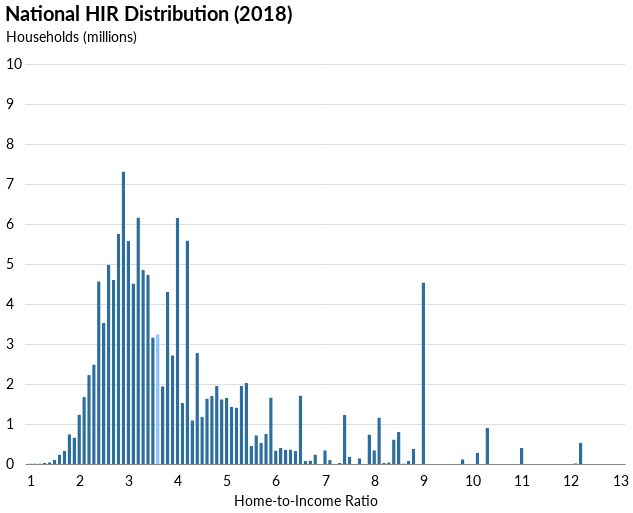

Source (notebook cell):
### Markdown cell above
#### 2018 Distribution
*w/ y-axis lines & labels

### Code cell
df = pd.DataFrame(yrs_dict[2018]['bins'].items(), columns=['Bins', 'Counts']).sort_values(['Bins'])
df = df[df.Bins < 13]  # Removing outliers to maintain consistent axes dimensions

chart = alt.Chart(counts_df, title='National HIR Distribution (2018)'
                 ).mark_bar(size=3.5, cornerRadiusTopLeft=1, cornerRadiusTopRight=1
                 ).encode(x=alt.X('Bins', title='Home-to-Income Ratio', scale=alt.Scale(domain=[1,13]), axis=alt.Axis(values=list(range(1,14)))), 
                          y=alt.Y('Counts:Q', title='Households (millions)', scale=alt.Scale(domain=[0,10])),
                          color=alt.condition(alt.datum.Bins == yrs_dict[year]['med'], 
                                              alt.value('#89c3ff'), 
                                              alt.value('#2d6e9f')))

chart

### Figure 1 — Vega-Lite specification as saved in the notebook (floating-point values rounded to 4 significant figures)
{"width": 600, "height": 400, "background": "white", "config": {"title": {"fontSize": 20, "anchor": "start", "font": "Lato", "offset": 5}, "axisX": {"grid": false, "labelFont": "Lato", "labelFontSize": 14, "labelAngle": 0, "labelPadding": 10, "ticks": false, "tickSize": 5, "title": null, "titleFont": "Lato", "titleFontSize": 14, "titleFontWeight": "light", "titleY": 30, "titleX": 280}, "axisY": {"grid": true, "gridOpacity": 1, "labelFont": "Lato", "labelFontSize": 14, "labelLimit": 100, "labelAlign": "left", "labelPadding": 20, "ticks": false, "title": null, "titleFont": "Lato", "titleFontWeight": "normal", "titleFontSize": 14, "titleAlign": "left", "titleAngle": 0, "titleY": -20, "titleX": -20, "domainWidth": 0}, "view": {"strokeOpacity": 0}}, "data": {"name": "data-b840ff7d5fe07b4ff6ecb51938e5bf1e"}, "mark": {"type": "bar", "cornerRadiusTopLeft": 1, "cornerRadiusTopRight": 1, "size": 3.5}, "encoding": {"color": {"condition": {"value": "#89c3ff", "test": "(datum.Bins === 3.6)"}, "value": "#2d6e9f"}, "x": {"type": "quantitative", "axis": {"values": [1, 2, 3, 4, 5, 6, 7, 8, 9, 10, 11, 12, 13]}, "field": "Bins", "scale": {"domain": [1, 13]}, "title": "Home-to-Income Ratio"}, "y": {"type": "quantitative", "field": "Counts", "scale": {"domain": [0, 10]}, "title": "Households (millions)"}}, "title": "National HIR Distribution (2018)", "$schema": "https://vega.github.io/schema/vega-lite/v4.0.0.json", "datasets": {"data-b840ff7d5fe07b4ff6ecb51938e5bf1e": [{"Bins": 0.8, "Counts": 0.00103}, {"Bins": 0.9, "Counts": 0.001751}, {"Bins": 1.0, "Counts": 0.01482}, {"Bins": 1.1, "Counts": 0.01402}, {"Bins": 1.2, "Counts": 0.0149}, {"Bins": 1.3, "Counts": 0.02824}, {"Bins": 1.4, "Counts": 0.04595}, {"Bins": 1.5, "Counts": 0.1049}, {"Bins": 1.6, "Counts": 0.236}, {"Bins": 1.7, "Counts": 0.332}, {"Bins": 1.8, "Counts": 0.7424}, {"Bins": 1.9, "Counts": 0.6634}, {"Bins": 2.0, "Counts": 1.234}, {"Bins": 2.1, "Counts": 1.673}, {"Bins": 2.2, "Counts": 2.224}, {"Bins": 2.3, "Counts": 2.486}, {"Bins": 2.4, "Counts": 4.567}, {"Bins": 2.5, "Counts": 3.532}, {"Bins": 2.6, "Counts": 4.984}, {"Bins": 2.7, "Counts": 4.603}, {"Bins": 2.8, "Counts": 5.756}, {"Bins": 2.9, "Counts": 7.314}, {"Bins": 3.0, "Counts": 5.577}, {"Bins": 3.1, "Counts": 4.514}, {"Bins": 3.2, "Counts": 6.162}, {"Bins": 3.3, "Counts": 4.852}, {"Bins": 3.4, "Counts": 4.734}, {"Bins": 3.5, "Counts": 3.164}, {"Bins": 3.6, "Counts": 3.243}, {"Bins": 3.7, "Counts": 1.942}, {"Bins": 3.8, "Counts": 4.304}, {"Bins": 3.9, "Counts": 2.717}, {"Bins": 4.0, "Counts": 6.149}, {"Bins": 4.1, "Counts": 1.525}, {"Bins": 4.2, "Counts": 5.588}, {"Bins": 4.3, "Counts": 1.092}, {"Bins": 4.4, "Counts": 2.782}, {"Bins": 4.5, "Counts": 1.18}, {"Bins": 4.6, "Counts": 1.636}, {"Bins": 4.7, "Counts": 1.708}, {"Bins": 4.8, "Counts": 1.949}, {"Bins": 4.9, "Counts": 1.621}, {"Bins": 5.0, "Counts": 1.653}, {"Bins": 5.1, "Counts": 1.427}, {"Bins": 5.2, "Counts": 1.414}, {"Bins": 5.3, "Counts": 1.95}, {"Bins": 5.4, "Counts": 2.023}, {"Bins": 5.5, "Counts": 0.4542}, {"Bins": 5.6, "Counts": 0.7191}, {"Bins": 5.7, "Counts": 0.5282}, {"Bins": 5.8, "Counts": 0.7562}, {"Bins": 5.9, "Counts": 1.665}, {"Bins": 6.0, "Counts": 0.3387}, {"Bins": 6.1, "Counts": 0.3985}, {"Bins": 6.2, "Counts": 0.3591}, {"Bins": 6.3, "Counts": 0.361}, {"Bins": 6.4, "Counts": 0.3228}, {"Bins": 6.5, "Counts": 1.715}, {"Bins": 6.6, "Counts": 0.07212}, {"Bins": 6.7, "Counts": 0.08856}, {"Bins": 6.8, "Counts": 0.2376}, {"Bins": 7.0, "Counts": 0.3453}, {"Bins": 7.1, "Counts": 0.0997}, {"Bins": 7.2, "Counts": 0.003332}, {"Bins": 7.3, "Counts": 0.03017}, {"Bins": 7.4, "Counts": 1.224}, {"Bins": 7.5, "Counts": 0.1812}, {"Bins": 7.7, "Counts": 0.1424}, {"Bins": 7.9, "Counts": 0.7385}, {"Bins": 8.0, "Counts": 0.3421}, {"Bins": 8.1, "Counts": 1.165}, {"Bins": 8.2, "Counts": 0.03124}, {"Bins": 8.3, "Counts": 0.04093}, {"Bins": 8.4, "Counts": 0.6151}, {"Bins": 8.5, "Counts": 0.8015}, {"Bins": 8.6, "Counts": 0.01414}, {"Bins": 8.7, "Counts": 0.07377}, {"Bins": 8.8, "Counts": 0.384}, {"Bins": 9.0, "Counts": 4.54}, {"Bins": 9.8, "Counts": 0.121}, {"Bins": 10.0, "Counts": 0.006943}, {"Bins": 10.1, "Counts": 0.2795}, {"Bins": 10.3, "Counts": 0.9003}, {"Bins": 11.0, "Counts": 0.4015}, {"Bins": 12.1, "Counts": 0.01802}, {"Bins": 12.2, "Counts": 0.5325}]}}
